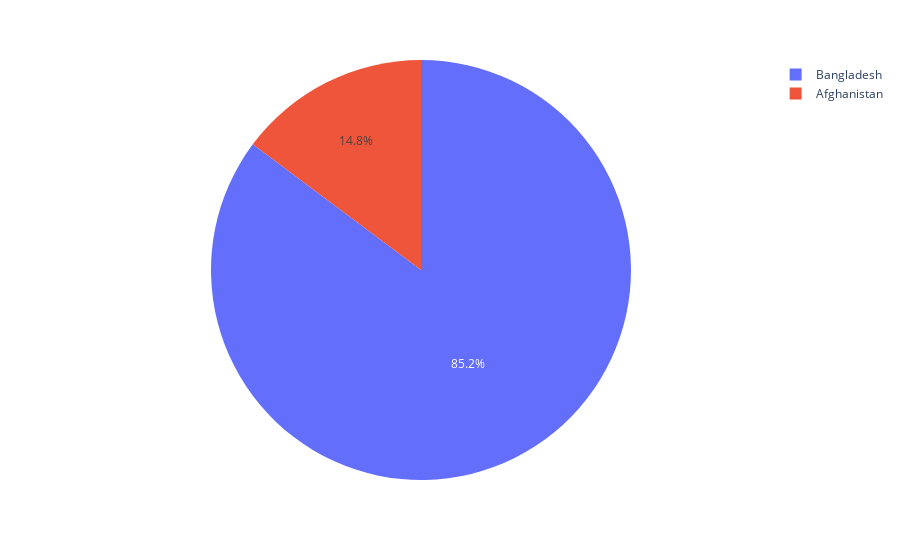

The code cell stored with this chart in its notebook:
### Code cell
import plotly.express as px
import seaborn as sns
import pandas as pd
import numpy as np
sns.set_theme(style="white")
fig = px.pie(dat, values='Value', names='Area')
fig.show()

### Figure 1 — Plotly figure (JSON) as saved in the notebook; plotly's stock layout.template omitted (floating-point values rounded to 4 significant figures)
{"data": [{"domain": {"x": [0, 1], "y": [0, 1]}, "hovertemplate": "Area=%{label}<br>Value=%{value}<extra></extra>", "labels": ["Bangladesh", "Bangladesh", "Bangladesh", "Bangladesh", "Bangladesh", "Bangladesh", "Bangladesh", "Bangladesh", "Bangladesh", "Bangladesh", "Bangladesh", "Bangladesh", "Bangladesh", "Bangladesh", "Bangladesh", "Bangladesh", "Bangladesh", "Bangladesh", "Bangladesh", "Bangladesh", "Bangladesh", "Bangladesh", "Bangladesh", "Bangladesh", "Bangladesh", "Bangladesh", "Bangladesh", "Bangladesh", "Bangladesh", "Bangladesh", "Bangladesh", "Bangladesh", "Bangladesh", "Bangladesh", "Bangladesh", "Bangladesh", "Bangladesh", "Bangladesh", "Bangladesh", "Bangladesh", "Bangladesh", "Bangladesh", "Bangladesh", "Bangladesh", "Bangladesh", "Bangladesh", "Bangladesh", "Bangladesh", "Bangladesh", "Bangladesh", "Bangladesh", "Bangladesh", "Bangladesh", "Bangladesh", "Bangladesh", "Bangladesh", "Bangladesh", "Bangladesh", "Afghanistan", "Afghanistan", "Afghanistan", "Afghanistan", "Afghanistan", "Afghanistan", "Afghanistan", "Afghanistan", "Afghanistan", "Afghanistan", "Afghanistan", "Afghanistan", "Afghanistan", "Afghanistan", "Afghanistan", "Afghanistan", "Afghanistan", "Afghanistan", "Afghanistan", "Afghanistan", "Afghanistan", "Afghanistan", "Afghanistan", "Afghanistan", "Afghanistan", "Afghanistan", "Afghanistan", "Afghanistan", "Afghanistan", "Afghanistan", "Afghanistan", "Afghanistan", "Afghanistan", "Afghanistan", "Afghanistan", "Afghanistan", "Afghanistan", "Afghanistan", "Afghanistan", "Afghanistan", "Afghanistan", "Afghanistan", "Afghanistan", "Afghanistan", "Afghanistan", "Afghanistan", "Afghanistan", "Afghanistan", "Afghanistan", "Afghanistan", "Afghanistan", "Afghanistan", "Afghanistan", "Afghanistan", "Afghanistan", "Afghanistan", "Afghanistan", "Afghanistan"], "legendgroup": "", "name": "", "showlegend": true, "type": "pie", "values": [85150.0, 21040.0, 22030.0, 86700.0, 88300.0, 22920.0, 23840.0, 89860.0, 91400.0, 24780.0, 25750.0, 92960.0, 94510.0, 26760.0, 27790.0, 96060.0, 97600.0, 28850.0, 29940.0, 99090.0, 100500.0, 31040.0, 32310.0, 101800.0, 102800.0, 33820.0, 35350.0, 103700.0, 104400.0, 36900.0, 38450.0, 105000.0, 105400.0, 40000.0, 41550.0, 105600.0, 105700.0, 43110.0, 44700.0, 105800.0, 105800.0, 46350.0, 48060.0, 105900.0, 105900.0, 49820.0, 51620.0, 105900.0, 105900.0, 53460.0, 55310.0, 105900.0, 105800.0, 57170.0, 59050.0, 105600.0, 105400.0, 60940.0, 9655.0, 2594.0, 2763.0, 10230.0, 11000.0, 2986.0, 3237.0, 11860.0, 12690.0, 3483.0, 3698.0, 13400.0, 13950.0, 3870.0, 4008.0, 14370.0, 14730.0, 4130.0, 4266.0, 15140.0, 15660.0, 4436.0, 4648.0, 16320.0, 17090.0, 4893.0, 5156.0, 17910.0, 18690.0, 5427.0, 5692.0, 19380.0, 19960.0, 5931.0, 6152.0, 20460.0, 20930.0, 6365.0, 6589.0, 21420.0, 21970.0, 6837.0, 7114.0, 22590.0, 23280.0, 7416.0, 7734.0, 24000.0, 24700.0, 8054.0, 8368.0, 25370.0, 25990.0, 8671.0, 8971.0, 26560.0, 27100.0, 9273.0]}], "layout": {"legend": {"tracegroupgap": 0}, "margin": {"t": 60}}}
